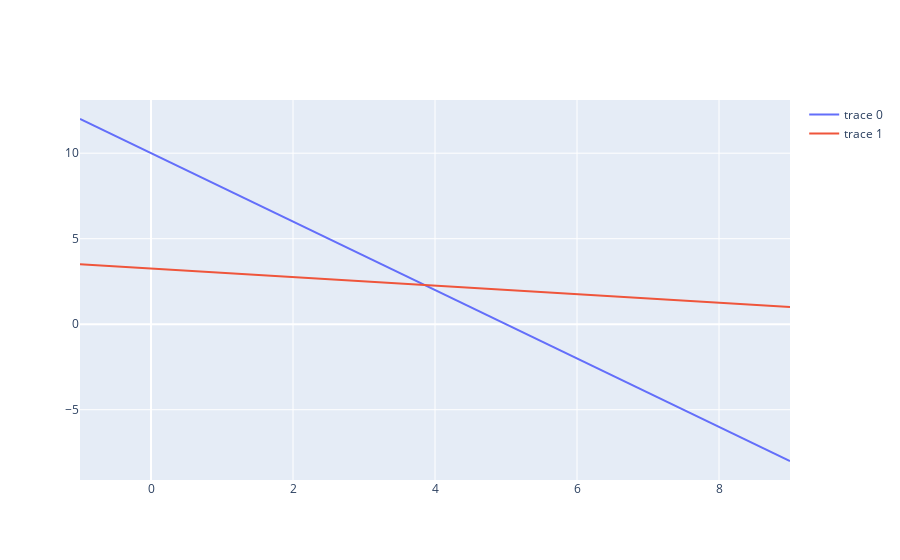

Source (notebook cell):
### Code cell
visualize(c, a, b ,result).show()
